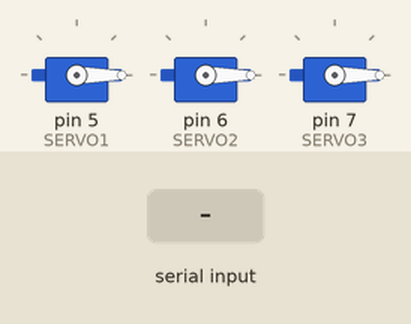
This sketch was run on a simulated Arduino Uno, built with avr-gcc and run on an emulated ATmega328P. Shown: 3 × servo. The test bench sets the inputs (shaded band).

Above: at 1.2 s.
1.3 s: "5\n" received over Serial
At 1.6 s:
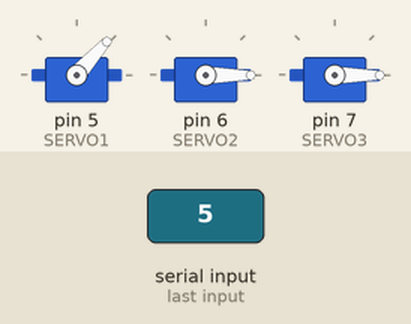
2.8 s: "90,45,200\n" received over Serial
At 4.2 s:
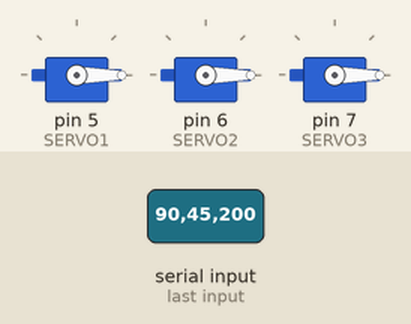
Timing chart, 0 to 5.8 s (numbered marks = the images above; inputs shaded):
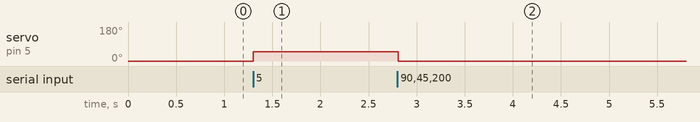

Measured:
- after the input at 1.3 s, servo on pin 5 (SERVO1): 0° → 48° at once
- after the input at 2.8 s, servo on pin 5 (SERVO1): 48° → 0° at once

The sketch:

comunicacao_sinal_de_controle.ino
```cpp
#include <stdio.h>
#include <string.h>
#include <stdlib.h>
#include <Servo.h>

#define SERVO1 5
#define SERVO2 6
#define SERVO3 7

Servo s1;
Servo s2;
Servo s3;

void setup() {

  s1.attach(SERVO1);
  s2.attach(SERVO2);
  s3.attach(SERVO3);

  Serial.begin(9600);

  s1.write(0); // Inicia motor posição zero
  s2.write(0);
  s3.write(0);
}


void loop() {

  if(Serial.available() > 0)
  {
    int val[3];
    float delta[3];
    String msg = Serial.readStringUntil('\n');
    char msg_array[msg.length()];
    msg.toCharArray(msg_array, msg.length());

    char * token = strtok(msg_array, ", ");

    int i = 0;
    while(token != NULL){
        val[i] = atoi(token);
        token = strtok(NULL, ", ");
        i++;
    }

    for(i=0; i<3;i++){
      delta[i] = val[i];
      delta[i] = delta[i]/100;
    }

    s1.write(delta[0]);
    s2.write(delta[1]);
    s3.write(delta[2]);


  }

}
```
